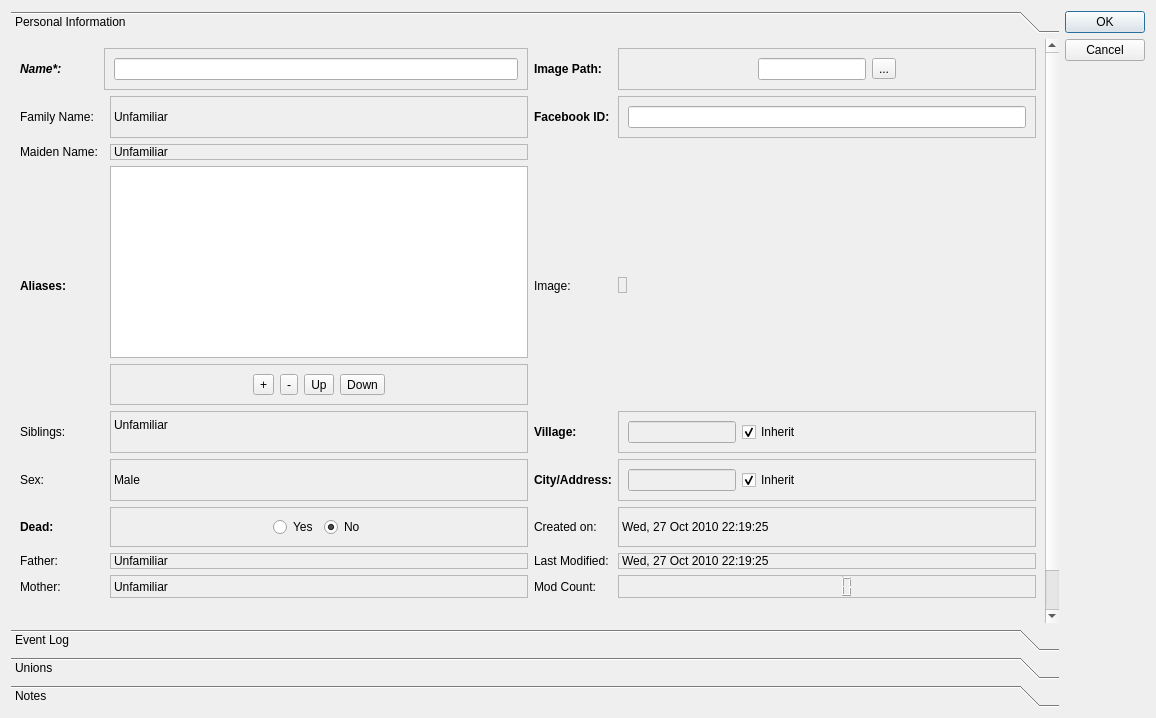
<?xml version="1.0" encoding="UTF-8"?>
<ui version="4.0">
 <class>EditIndividualDialog</class>
 <widget class="QDialog" name="EditIndividualDialog">
  <property name="windowModality">
   <enum>Qt::WindowModal</enum>
  </property>
  <property name="geometry">
   <rect>
    <x>0</x>
    <y>0</y>
    <width>1156</width>
    <height>718</height>
   </rect>
  </property>
  <property name="sizePolicy">
   <sizepolicy hsizetype="Preferred" vsizetype="Minimum">
    <horstretch>0</horstretch>
    <verstretch>0</verstretch>
   </sizepolicy>
  </property>
  <property name="windowTitle">
   <string>Edit Individual</string>
  </property>
  <property name="windowIcon">
   <iconset resource="../MainWindow/MainWindow.qrc">
    <normaloff>:/images/add_individual.png</normaloff>:/images/add_individual.png</iconset>
  </property>
  <property name="modal">
   <bool>true</bool>
  </property>
  <layout class="QGridLayout" name="gridLayout">
   <item row="0" column="6">
    <widget class="QDialogButtonBox" name="buttonBox">
     <property name="orientation">
      <enum>Qt::Vertical</enum>
     </property>
     <property name="standardButtons">
      <set>QDialogButtonBox::Cancel|QDialogButtonBox::Ok</set>
     </property>
    </widget>
   </item>
   <item row="0" column="2">
    <widget class="QToolBox" name="toolBoxIndividual">
     <property name="currentIndex">
      <number>0</number>
     </property>
     <widget class="QWidget" name="pageIdentification">
      <property name="geometry">
       <rect>
        <x>0</x>
        <y>0</y>
        <width>1021</width>
        <height>615</height>
       </rect>
      </property>
      <attribute name="label">
       <string>Personal Information</string>
      </attribute>
      <layout class="QGridLayout" name="gridLayout_2">
       <item row="0" column="0">
        <widget class="QLabel" name="labelName">
         <property name="font">
          <font>
           <weight>75</weight>
           <italic>true</italic>
           <bold>true</bold>
          </font>
         </property>
         <property name="text">
          <string>Name*:</string>
         </property>
         <property name="buddy">
          <cstring>lineEditName</cstring>
         </property>
        </widget>
       </item>
       <item row="4" column="0">
        <widget class="QLabel" name="label">
         <property name="font">
          <font>
           <weight>75</weight>
           <bold>true</bold>
          </font>
         </property>
         <property name="text">
          <string>Aliases:</string>
         </property>
        </widget>
       </item>
       <item row="4" column="2">
        <layout class="QVBoxLayout" name="verticalLayout">
         <item>
          <widget class="QListView" name="listViewAliases">
           <property name="frameShadow">
            <enum>QFrame::Raised</enum>
           </property>
          </widget>
         </item>
         <item>
          <widget class="QFrame" name="frame_6">
           <property name="frameShape">
            <enum>QFrame::StyledPanel</enum>
           </property>
           <property name="frameShadow">
            <enum>QFrame::Raised</enum>
           </property>
           <layout class="QHBoxLayout" name="horizontalLayout_2">
            <item>
             <spacer name="horizontalSpacer_7">
              <property name="orientation">
               <enum>Qt::Horizontal</enum>
              </property>
              <property name="sizeHint" stdset="0">
               <size>
                <width>40</width>
                <height>20</height>
               </size>
              </property>
             </spacer>
            </item>
            <item>
             <widget class="QToolButton" name="toolButtonAliasesAdd">
              <property name="text">
               <string>+</string>
              </property>
             </widget>
            </item>
            <item>
             <widget class="QToolButton" name="toolButtonAliasesDel">
              <property name="text">
               <string>-</string>
              </property>
             </widget>
            </item>
            <item>
             <widget class="QToolButton" name="toolButtonAliasesUp">
              <property name="text">
               <string>Up</string>
              </property>
             </widget>
            </item>
            <item>
             <widget class="QToolButton" name="toolButtonAliasesDown">
              <property name="text">
               <string>Down</string>
              </property>
             </widget>
            </item>
            <item>
             <spacer name="horizontalSpacer_8">
              <property name="orientation">
               <enum>Qt::Horizontal</enum>
              </property>
              <property name="sizeHint" stdset="0">
               <size>
                <width>40</width>
                <height>20</height>
               </size>
              </property>
             </spacer>
            </item>
           </layout>
          </widget>
         </item>
        </layout>
       </item>
       <item row="4" column="3">
        <widget class="QLabel" name="labelPhoto">
         <property name="text">
          <string>Image:</string>
         </property>
        </widget>
       </item>
       <item row="4" column="4">
        <widget class="QLabel" name="labelPhotoValue">
         <property name="sizePolicy">
          <sizepolicy hsizetype="Maximum" vsizetype="Maximum">
           <horstretch>0</horstretch>
           <verstretch>0</verstretch>
          </sizepolicy>
         </property>
         <property name="frameShape">
          <enum>QFrame::StyledPanel</enum>
         </property>
         <property name="frameShadow">
          <enum>QFrame::Raised</enum>
         </property>
         <property name="text">
          <string/>
         </property>
         <property name="textFormat">
          <enum>Qt::RichText</enum>
         </property>
         <property name="pixmap">
          <pixmap resource="../MainWindow/MainWindow.qrc">:/images/male_icon.png</pixmap>
         </property>
        </widget>
       </item>
       <item row="6" column="0">
        <widget class="QLabel" name="labelSiblings">
         <property name="text">
          <string>Siblings:</string>
         </property>
        </widget>
       </item>
       <item row="6" column="2">
        <widget class="QLabel" name="labelSiblingsValue">
         <property name="frameShape">
          <enum>QFrame::StyledPanel</enum>
         </property>
         <property name="frameShadow">
          <enum>QFrame::Raised</enum>
         </property>
         <property name="text">
          <string>&lt;!DOCTYPE HTML PUBLIC &quot;-//W3C//DTD HTML 4.0//EN&quot; &quot;http://www.w3.org/TR/REC-html40/strict.dtd&quot;&gt;
&lt;html&gt;&lt;head&gt;&lt;meta name=&quot;qrichtext&quot; content=&quot;1&quot; /&gt;&lt;style type=&quot;text/css&quot;&gt;
p, li { white-space: pre-wrap; }
&lt;/style&gt;&lt;/head&gt;&lt;body style=&quot; font-family:'Sans Serif'; font-size:9pt; font-weight:400; font-style:normal;&quot;&gt;
&lt;p style=&quot; margin-top:0px; margin-bottom:0px; margin-left:0px; margin-right:0px; -qt-block-indent:0; text-indent:0px;&quot;&gt;Unfamiliar&lt;br /&gt;&lt;/p&gt;&lt;/body&gt;&lt;/html&gt;</string>
         </property>
         <property name="wordWrap">
          <bool>true</bool>
         </property>
        </widget>
       </item>
       <item row="6" column="3">
        <widget class="QLabel" name="labelVillage">
         <property name="font">
          <font>
           <weight>75</weight>
           <bold>true</bold>
          </font>
         </property>
         <property name="text">
          <string>Village:</string>
         </property>
         <property name="buddy">
          <cstring>lineEditVillage</cstring>
         </property>
        </widget>
       </item>
       <item row="8" column="0">
        <widget class="QLabel" name="labelSex">
         <property name="text">
          <string>Sex:</string>
         </property>
        </widget>
       </item>
       <item row="8" column="2">
        <widget class="QLabel" name="labelSexValue">
         <property name="frameShape">
          <enum>QFrame::StyledPanel</enum>
         </property>
         <property name="frameShadow">
          <enum>QFrame::Raised</enum>
         </property>
         <property name="text">
          <string>Male</string>
         </property>
        </widget>
       </item>
       <item row="8" column="3">
        <widget class="QLabel" name="labelAddress">
         <property name="font">
          <font>
           <weight>75</weight>
           <bold>true</bold>
          </font>
         </property>
         <property name="text">
          <string>City/Address:</string>
         </property>
         <property name="buddy">
          <cstring>lineEditAddress</cstring>
         </property>
        </widget>
       </item>
       <item row="10" column="0">
        <widget class="QLabel" name="labelDead">
         <property name="font">
          <font>
           <weight>75</weight>
           <bold>true</bold>
          </font>
         </property>
         <property name="text">
          <string>Dead:</string>
         </property>
        </widget>
       </item>
       <item row="10" column="3">
        <widget class="QLabel" name="labelCreatedOn">
         <property name="text">
          <string>Created on:</string>
         </property>
        </widget>
       </item>
       <item row="10" column="4">
        <widget class="QLabel" name="labelCreatedOnValue">
         <property name="frameShape">
          <enum>QFrame::StyledPanel</enum>
         </property>
         <property name="frameShadow">
          <enum>QFrame::Raised</enum>
         </property>
         <property name="text">
          <string>Wed, 27 Oct 2010 22:19:25</string>
         </property>
        </widget>
       </item>
       <item row="13" column="0">
        <widget class="QLabel" name="labelFather">
         <property name="text">
          <string>Father:</string>
         </property>
        </widget>
       </item>
       <item row="13" column="2">
        <widget class="QLabel" name="labelFatherValue">
         <property name="frameShape">
          <enum>QFrame::StyledPanel</enum>
         </property>
         <property name="frameShadow">
          <enum>QFrame::Raised</enum>
         </property>
         <property name="text">
          <string>Unfamiliar</string>
         </property>
        </widget>
       </item>
       <item row="13" column="3">
        <widget class="QLabel" name="labelLastModified">
         <property name="text">
          <string>Last Modified:</string>
         </property>
        </widget>
       </item>
       <item row="13" column="4">
        <widget class="QLabel" name="labelLastModifiedValue">
         <property name="frameShape">
          <enum>QFrame::StyledPanel</enum>
         </property>
         <property name="frameShadow">
          <enum>QFrame::Raised</enum>
         </property>
         <property name="text">
          <string>Wed, 27 Oct 2010 22:19:25</string>
         </property>
        </widget>
       </item>
       <item row="15" column="0">
        <widget class="QLabel" name="labelMother">
         <property name="text">
          <string>Mother:</string>
         </property>
        </widget>
       </item>
       <item row="15" column="2">
        <widget class="QLabel" name="labelMotherValue">
         <property name="frameShape">
          <enum>QFrame::StyledPanel</enum>
         </property>
         <property name="frameShadow">
          <enum>QFrame::Raised</enum>
         </property>
         <property name="text">
          <string>Unfamiliar</string>
         </property>
        </widget>
       </item>
       <item row="15" column="3">
        <widget class="QLabel" name="labelModificationCount">
         <property name="text">
          <string>Mod Count:</string>
         </property>
        </widget>
       </item>
       <item row="16" column="2">
        <spacer name="verticalSpacer">
         <property name="orientation">
          <enum>Qt::Vertical</enum>
         </property>
         <property name="sizeHint" stdset="0">
          <size>
           <width>20</width>
           <height>40</height>
          </size>
         </property>
        </spacer>
       </item>
       <item row="17" column="0" colspan="5">
        <widget class="QLabel" name="labelPersonalInfoInfo">
         <property name="text">
          <string>Only fields in &lt;b&gt;bold&lt;/b&gt; can be modified. Fields given in &lt;i&gt;italics&lt;/i&gt; are mandatory.</string>
         </property>
        </widget>
       </item>
       <item row="2" column="2">
        <widget class="QLabel" name="labelFamilyNameValue">
         <property name="frameShape">
          <enum>QFrame::StyledPanel</enum>
         </property>
         <property name="frameShadow">
          <enum>QFrame::Raised</enum>
         </property>
         <property name="text">
          <string>Unfamiliar</string>
         </property>
        </widget>
       </item>
       <item row="2" column="0">
        <widget class="QLabel" name="labelFamily">
         <property name="text">
          <string>Family Name:</string>
         </property>
        </widget>
       </item>
       <item row="0" column="1" colspan="2">
        <widget class="QFrame" name="frame">
         <property name="sizePolicy">
          <sizepolicy hsizetype="Minimum" vsizetype="Preferred">
           <horstretch>0</horstretch>
           <verstretch>0</verstretch>
          </sizepolicy>
         </property>
         <property name="frameShape">
          <enum>QFrame::StyledPanel</enum>
         </property>
         <property name="frameShadow">
          <enum>QFrame::Raised</enum>
         </property>
         <layout class="QHBoxLayout" name="horizontalLayout">
          <item>
           <widget class="QLineEdit" name="lineEditName">
            <property name="sizePolicy">
             <sizepolicy hsizetype="Expanding" vsizetype="Fixed">
              <horstretch>0</horstretch>
              <verstretch>0</verstretch>
             </sizepolicy>
            </property>
            <property name="text">
             <string/>
            </property>
           </widget>
          </item>
         </layout>
        </widget>
       </item>
       <item row="6" column="4">
        <widget class="QFrame" name="frame_2">
         <property name="frameShape">
          <enum>QFrame::StyledPanel</enum>
         </property>
         <property name="frameShadow">
          <enum>QFrame::Raised</enum>
         </property>
         <layout class="QHBoxLayout" name="horizontalLayout_8">
          <item>
           <widget class="QLineEdit" name="lineEditVillage">
            <property name="enabled">
             <bool>false</bool>
            </property>
            <property name="sizePolicy">
             <sizepolicy hsizetype="Fixed" vsizetype="Fixed">
              <horstretch>0</horstretch>
              <verstretch>0</verstretch>
             </sizepolicy>
            </property>
            <property name="readOnly">
             <bool>false</bool>
            </property>
           </widget>
          </item>
          <item>
           <widget class="QCheckBox" name="checkBoxVillage">
            <property name="text">
             <string>Inherit</string>
            </property>
            <property name="checked">
             <bool>true</bool>
            </property>
           </widget>
          </item>
         </layout>
        </widget>
       </item>
       <item row="8" column="4">
        <widget class="QFrame" name="frame_3">
         <property name="frameShape">
          <enum>QFrame::StyledPanel</enum>
         </property>
         <property name="frameShadow">
          <enum>QFrame::Raised</enum>
         </property>
         <layout class="QHBoxLayout" name="horizontalLayout_3">
          <item>
           <widget class="QLineEdit" name="lineEditAddress">
            <property name="enabled">
             <bool>false</bool>
            </property>
            <property name="sizePolicy">
             <sizepolicy hsizetype="Fixed" vsizetype="Fixed">
              <horstretch>0</horstretch>
              <verstretch>0</verstretch>
             </sizepolicy>
            </property>
           </widget>
          </item>
          <item>
           <widget class="QCheckBox" name="checkBoxAddress">
            <property name="text">
             <string>Inherit</string>
            </property>
            <property name="checked">
             <bool>true</bool>
            </property>
           </widget>
          </item>
         </layout>
        </widget>
       </item>
       <item row="10" column="2">
        <widget class="QFrame" name="frame_4">
         <property name="frameShape">
          <enum>QFrame::StyledPanel</enum>
         </property>
         <property name="frameShadow">
          <enum>QFrame::Raised</enum>
         </property>
         <layout class="QHBoxLayout" name="horizontalLayout_4">
          <item>
           <spacer name="horizontalSpacer_3">
            <property name="orientation">
             <enum>Qt::Horizontal</enum>
            </property>
            <property name="sizeHint" stdset="0">
             <size>
              <width>40</width>
              <height>20</height>
             </size>
            </property>
           </spacer>
          </item>
          <item>
           <widget class="QRadioButton" name="radioButtonDeadYes">
            <property name="text">
             <string>Yes</string>
            </property>
            <property name="checked">
             <bool>false</bool>
            </property>
           </widget>
          </item>
          <item>
           <widget class="QRadioButton" name="radioButtonDeadNo">
            <property name="text">
             <string>No</string>
            </property>
            <property name="checked">
             <bool>true</bool>
            </property>
           </widget>
          </item>
          <item>
           <spacer name="horizontalSpacer">
            <property name="orientation">
             <enum>Qt::Horizontal</enum>
            </property>
            <property name="sizeHint" stdset="0">
             <size>
              <width>40</width>
              <height>20</height>
             </size>
            </property>
           </spacer>
          </item>
         </layout>
        </widget>
       </item>
       <item row="0" column="4">
        <widget class="QFrame" name="frame_5">
         <property name="frameShape">
          <enum>QFrame::StyledPanel</enum>
         </property>
         <property name="frameShadow">
          <enum>QFrame::Raised</enum>
         </property>
         <layout class="QHBoxLayout" name="horizontalLayout_9">
          <item>
           <spacer name="horizontalSpacer_2">
            <property name="orientation">
             <enum>Qt::Horizontal</enum>
            </property>
            <property name="sizeHint" stdset="0">
             <size>
              <width>40</width>
              <height>20</height>
             </size>
            </property>
           </spacer>
          </item>
          <item>
           <widget class="QLineEdit" name="lineEditImagePath">
            <property name="sizePolicy">
             <sizepolicy hsizetype="Fixed" vsizetype="Fixed">
              <horstretch>0</horstretch>
              <verstretch>0</verstretch>
             </sizepolicy>
            </property>
           </widget>
          </item>
          <item>
           <widget class="QToolButton" name="toolButtonImagePath">
            <property name="text">
             <string>...</string>
            </property>
           </widget>
          </item>
          <item>
           <spacer name="horizontalSpacer_4">
            <property name="orientation">
             <enum>Qt::Horizontal</enum>
            </property>
            <property name="sizeHint" stdset="0">
             <size>
              <width>40</width>
              <height>20</height>
             </size>
            </property>
           </spacer>
          </item>
         </layout>
        </widget>
       </item>
       <item row="15" column="4">
        <widget class="QLCDNumber" name="lcdNumberModificationCount">
         <property name="frameShape">
          <enum>QFrame::StyledPanel</enum>
         </property>
        </widget>
       </item>
       <item row="0" column="3">
        <widget class="QLabel" name="labelImagePath">
         <property name="font">
          <font>
           <weight>75</weight>
           <bold>true</bold>
          </font>
         </property>
         <property name="text">
          <string>Image Path:</string>
         </property>
         <property name="buddy">
          <cstring>lineEditImagePath</cstring>
         </property>
        </widget>
       </item>
       <item row="3" column="0">
        <widget class="QLabel" name="labelMaidenName">
         <property name="text">
          <string>Maiden Name:</string>
         </property>
        </widget>
       </item>
       <item row="3" column="2">
        <widget class="QLabel" name="labelMaidenNameValue">
         <property name="frameShape">
          <enum>QFrame::StyledPanel</enum>
         </property>
         <property name="frameShadow">
          <enum>QFrame::Raised</enum>
         </property>
         <property name="text">
          <string>Unfamiliar</string>
         </property>
        </widget>
       </item>
       <item row="2" column="3">
        <widget class="QLabel" name="labelFacebookID">
         <property name="font">
          <font>
           <weight>75</weight>
           <bold>true</bold>
          </font>
         </property>
         <property name="text">
          <string>Facebook ID:</string>
         </property>
         <property name="buddy">
          <cstring>lineEditFacebookID</cstring>
         </property>
        </widget>
       </item>
       <item row="2" column="4">
        <widget class="QFrame" name="frame_10">
         <property name="frameShape">
          <enum>QFrame::StyledPanel</enum>
         </property>
         <property name="frameShadow">
          <enum>QFrame::Raised</enum>
         </property>
         <layout class="QHBoxLayout" name="horizontalLayout_12">
          <item>
           <widget class="QLineEdit" name="lineEditFacebookID"/>
          </item>
         </layout>
        </widget>
       </item>
      </layout>
     </widget>
     <widget class="QWidget" name="pageEventLog">
      <property name="geometry">
       <rect>
        <x>0</x>
        <y>0</y>
        <width>464</width>
        <height>346</height>
       </rect>
      </property>
      <attribute name="label">
       <string>Event Log</string>
      </attribute>
      <layout class="QVBoxLayout" name="verticalLayout_2">
       <item>
        <layout class="QHBoxLayout" name="horizontalLayout_7">
         <item>
          <widget class="QFrame" name="frame_7">
           <property name="frameShape">
            <enum>QFrame::StyledPanel</enum>
           </property>
           <property name="frameShadow">
            <enum>QFrame::Raised</enum>
           </property>
           <layout class="QHBoxLayout" name="horizontalLayout_5">
            <item>
             <widget class="QLabel" name="labelBirthEvent">
              <property name="font">
               <font>
                <weight>75</weight>
                <bold>true</bold>
               </font>
              </property>
              <property name="text">
               <string>Birth Event:</string>
              </property>
             </widget>
            </item>
            <item>
             <widget class="QComboBox" name="comboBoxBirthEvent"/>
            </item>
           </layout>
          </widget>
         </item>
         <item>
          <widget class="QFrame" name="frame_8">
           <property name="frameShape">
            <enum>QFrame::StyledPanel</enum>
           </property>
           <property name="frameShadow">
            <enum>QFrame::Raised</enum>
           </property>
           <layout class="QHBoxLayout" name="horizontalLayout_10">
            <item>
             <widget class="QLabel" name="labelDeathEvent">
              <property name="font">
               <font>
                <weight>75</weight>
                <bold>true</bold>
               </font>
              </property>
              <property name="text">
               <string>Death Event:</string>
              </property>
             </widget>
            </item>
            <item>
             <widget class="QComboBox" name="comboBoxDeathEvent"/>
            </item>
           </layout>
          </widget>
         </item>
        </layout>
       </item>
       <item>
        <widget class="QLabel" name="labelEventInfo">
         <property name="text">
          <string>Events added/removed/modified below are directly saved, irrespective of whether you click Ok or Cancle for this dialog box.</string>
         </property>
         <property name="wordWrap">
          <bool>true</bool>
         </property>
        </widget>
       </item>
       <item>
        <widget class="QTableView" name="tableViewEvents">
         <property name="frameShadow">
          <enum>QFrame::Raised</enum>
         </property>
        </widget>
       </item>
       <item>
        <widget class="QFrame" name="frame_9">
         <property name="frameShape">
          <enum>QFrame::StyledPanel</enum>
         </property>
         <property name="frameShadow">
          <enum>QFrame::Raised</enum>
         </property>
         <layout class="QHBoxLayout" name="horizontalLayout_11">
          <item>
           <spacer name="horizontalSpacer_5">
            <property name="orientation">
             <enum>Qt::Horizontal</enum>
            </property>
            <property name="sizeHint" stdset="0">
             <size>
              <width>40</width>
              <height>20</height>
             </size>
            </property>
           </spacer>
          </item>
          <item>
           <widget class="QToolButton" name="toolButtonAddEvent">
            <property name="text">
             <string>...</string>
            </property>
            <property name="icon">
             <iconset>
              <normalon>:/images/expandall.png</normalon>
             </iconset>
            </property>
           </widget>
          </item>
          <item>
           <widget class="QToolButton" name="toolButtonRemoveEvent">
            <property name="text">
             <string>...</string>
            </property>
            <property name="icon">
             <iconset>
              <normalon>:/images/collapseall.png</normalon>
             </iconset>
            </property>
           </widget>
          </item>
         </layout>
        </widget>
       </item>
      </layout>
     </widget>
     <widget class="QWidget" name="pageUnions">
      <property name="geometry">
       <rect>
        <x>0</x>
        <y>0</y>
        <width>94</width>
        <height>263</height>
       </rect>
      </property>
      <attribute name="label">
       <string>Unions</string>
      </attribute>
      <layout class="QVBoxLayout" name="verticalLayout_3">
       <item>
        <layout class="QGridLayout" name="gridLayoutUnions"/>
       </item>
       <item>
        <spacer name="verticalSpacer_2">
         <property name="orientation">
          <enum>Qt::Vertical</enum>
         </property>
         <property name="sizeHint" stdset="0">
          <size>
           <width>20</width>
           <height>40</height>
          </size>
         </property>
        </spacer>
       </item>
       <item>
        <widget class="QLabel" name="labelSpouseEditWarning">
         <property name="text">
          <string>To add, delete, and/or edit spouses and/or children, please make appropriate changes in the Tree View.</string>
         </property>
         <property name="wordWrap">
          <bool>true</bool>
         </property>
        </widget>
       </item>
      </layout>
     </widget>
     <widget class="QWidget" name="pageNotes">
      <property name="geometry">
       <rect>
        <x>0</x>
        <y>0</y>
        <width>94</width>
        <height>24</height>
       </rect>
      </property>
      <attribute name="label">
       <string>Notes</string>
      </attribute>
      <layout class="QVBoxLayout" name="verticalLayout_4">
       <item>
        <layout class="QVBoxLayout" name="verticalLayoutNotes"/>
       </item>
      </layout>
     </widget>
    </widget>
   </item>
  </layout>
  <action name="action_Insert_Individual_Link">
   <property name="text">
    <string>Insert Individual Link</string>
   </property>
   <property name="toolTip">
    <string>Inserts an individual link</string>
   </property>
  </action>
  <action name="action_Insert_Family_Link">
   <property name="text">
    <string>Insert Family Link</string>
   </property>
   <property name="toolTip">
    <string>Insert a family link</string>
   </property>
  </action>
  <action name="action_Insert_Father_Link">
   <property name="text">
    <string>Insert Father Link</string>
   </property>
   <property name="toolTip">
    <string>Insert Father Link</string>
   </property>
  </action>
  <action name="action_Insert_Self_Link">
   <property name="text">
    <string>Insert Self Link</string>
   </property>
  </action>
  <action name="action_Insert_Mother_Link">
   <property name="text">
    <string>Insert Mother Link</string>
   </property>
  </action>
  <action name="action_Insert_Self_Family_Link">
   <property name="text">
    <string>Insert (Self) Family Link</string>
   </property>
   <property name="toolTip">
    <string>Insert (Self) Family Link</string>
   </property>
  </action>
  <action name="action_Insert_Spouse_Link">
   <property name="text">
    <string>Insert Spouse Link</string>
   </property>
  </action>
  <action name="action_Insert_Sibling_Link">
   <property name="text">
    <string>Insert Sibling Link</string>
   </property>
  </action>
  <action name="action_Insert_Child_Link">
   <property name="text">
    <string>Insert Child Link</string>
   </property>
  </action>
 </widget>
 <resources>
  <include location="../MainWindow/MainWindow.qrc"/>
  <include location="../MainWindow/MainWindow.qrc"/>
  <include location="../MainWindow/MainWindow.qrc"/>
 </resources>
 <connections>
  <connection>
   <sender>checkBoxVillage</sender>
   <signal>toggled(bool)</signal>
   <receiver>lineEditVillage</receiver>
   <slot>setFocus()</slot>
   <hints>
    <hint type="sourcelabel">
     <x>1018</x>
     <y>430</y>
    </hint>
    <hint type="destinationlabel">
     <x>646</x>
     <y>431</y>
    </hint>
   </hints>
  </connection>
  <connection>
   <sender>checkBoxVillage</sender>
   <signal>toggled(bool)</signal>
   <receiver>lineEditVillage</receiver>
   <slot>setDisabled(bool)</slot>
   <hints>
    <hint type="sourcelabel">
     <x>1018</x>
     <y>430</y>
    </hint>
    <hint type="destinationlabel">
     <x>646</x>
     <y>431</y>
    </hint>
   </hints>
  </connection>
  <connection>
   <sender>checkBoxAddress</sender>
   <signal>toggled(bool)</signal>
   <receiver>lineEditAddress</receiver>
   <slot>setDisabled(bool)</slot>
   <hints>
    <hint type="sourcelabel">
     <x>1018</x>
     <y>468</y>
    </hint>
    <hint type="destinationlabel">
     <x>646</x>
     <y>469</y>
    </hint>
   </hints>
  </connection>
  <connection>
   <sender>checkBoxAddress</sender>
   <signal>toggled(bool)</signal>
   <receiver>lineEditAddress</receiver>
   <slot>setFocus()</slot>
   <hints>
    <hint type="sourcelabel">
     <x>1018</x>
     <y>468</y>
    </hint>
    <hint type="destinationlabel">
     <x>646</x>
     <y>469</y>
    </hint>
   </hints>
  </connection>
  <connection>
   <sender>checkBoxVillage</sender>
   <signal>toggled(bool)</signal>
   <receiver>lineEditVillage</receiver>
   <slot>setFocus()</slot>
   <hints>
    <hint type="sourcelabel">
     <x>1018</x>
     <y>430</y>
    </hint>
    <hint type="destinationlabel">
     <x>646</x>
     <y>431</y>
    </hint>
   </hints>
  </connection>
  <connection>
   <sender>buttonBox</sender>
   <signal>accepted()</signal>
   <receiver>EditIndividualDialog</receiver>
   <slot>accept()</slot>
   <hints>
    <hint type="sourcelabel">
     <x>1146</x>
     <y>275</y>
    </hint>
    <hint type="destinationlabel">
     <x>157</x>
     <y>274</y>
    </hint>
   </hints>
  </connection>
  <connection>
   <sender>buttonBox</sender>
   <signal>rejected()</signal>
   <receiver>EditIndividualDialog</receiver>
   <slot>reject()</slot>
   <hints>
    <hint type="sourcelabel">
     <x>1146</x>
     <y>281</y>
    </hint>
    <hint type="destinationlabel">
     <x>286</x>
     <y>274</y>
    </hint>
   </hints>
  </connection>
  <connection>
   <sender>labelPhotoValue</sender>
   <signal>linkActivated(QString)</signal>
   <receiver>toolButtonImagePath</receiver>
   <slot>click()</slot>
   <hints>
    <hint type="sourcelabel">
     <x>696</x>
     <y>222</y>
    </hint>
    <hint type="destinationlabel">
     <x>939</x>
     <y>76</y>
    </hint>
   </hints>
  </connection>
 </connections>
</ui>
